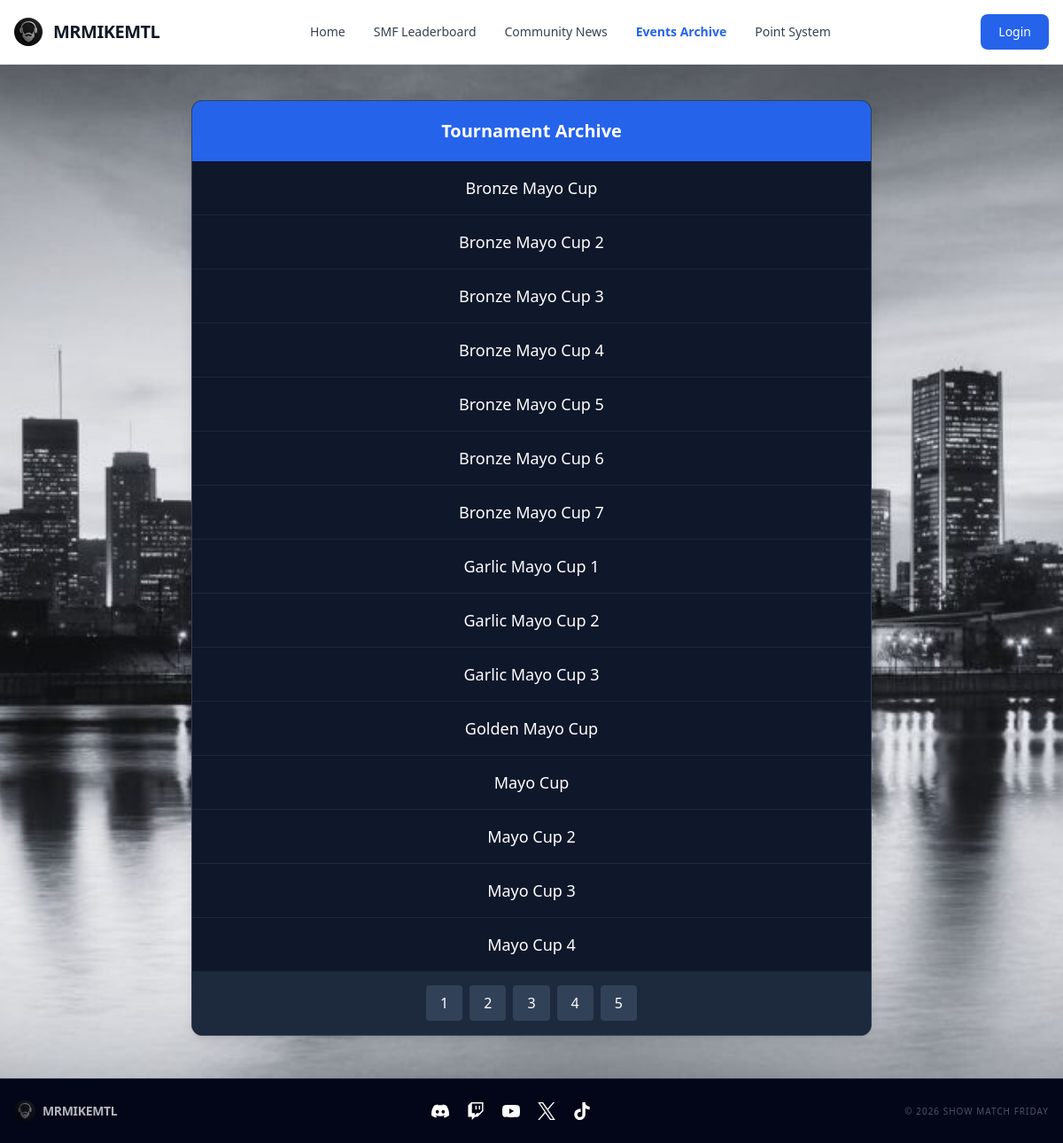
/events, run on an earlier commit of the app's database.
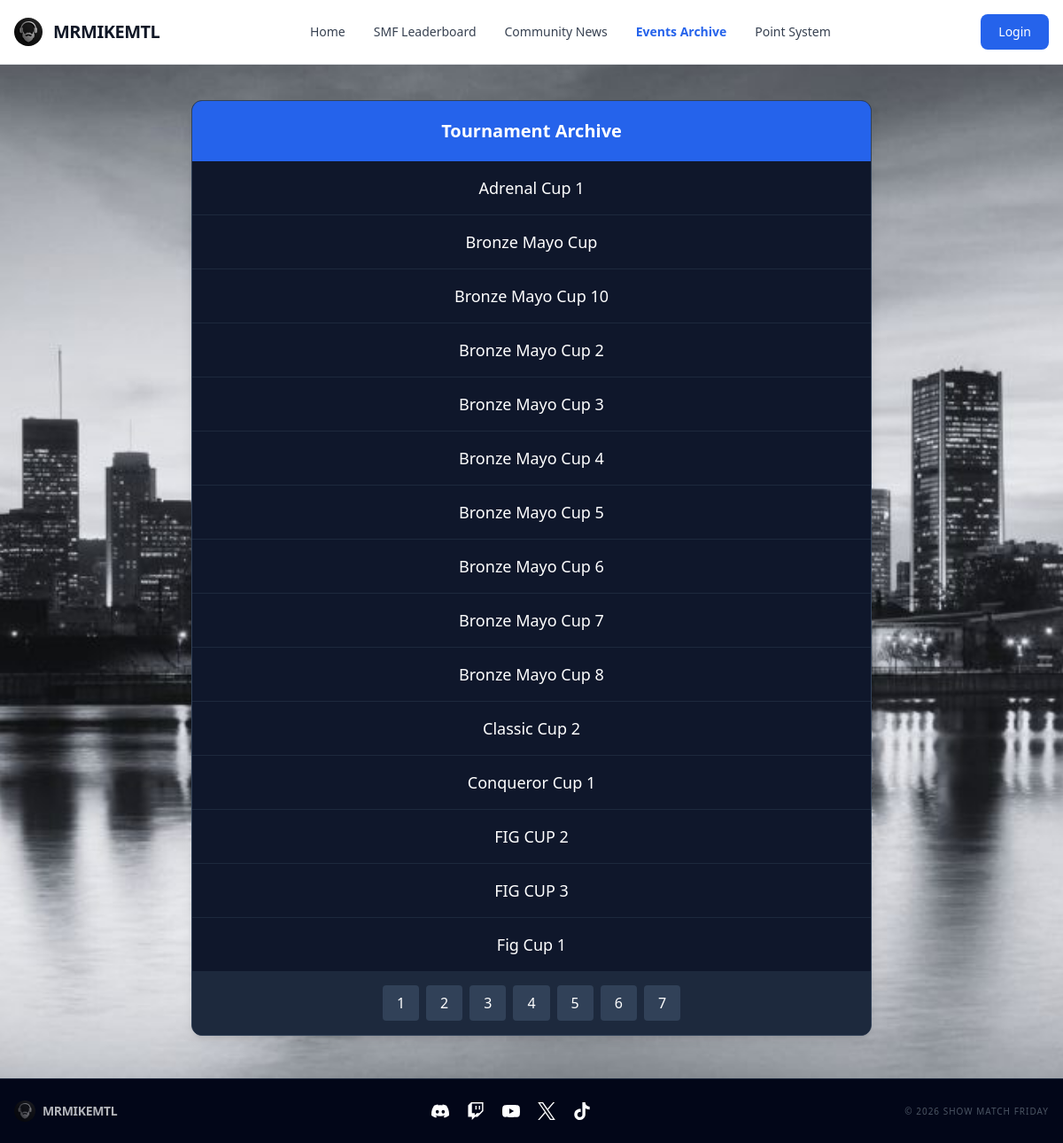
And on a later commit of the database.
### tables this page shows
CREATE TABLE tournaments (id INTEGER PRIMARY KEY, name varchar(255), participants varchar(255), progress_state varchar(255), tournament_id integer);

CREATE TABLE tournaments2026 (id INTEGER PRIMARY KEY, name varchar(255), participants varchar(255), progress_state varchar(255), tournament_id integer, points_calculated INTEGER NOT NULL DEFAULT 0);

### web/app.py (the view, shortened to what this page needs)
@app.route("/events")
def events():
    data2025 = dbsession.exec_driver_sql("SELECT name FROM tournaments;").all()
    data2026 = dbsession.exec_driver_sql("SELECT name FROM tournaments2026;").all()
    all_events = data2025 + data2026
    event = request.args.get("event")
    if not event:
        raw_data = sorted(all_events)
        data = []
        page_size = 15
        total = len(raw_data)
        total_pages = max(1, round(total / page_size))
        page = request.args.get("page", type=int) or 1
        starting_spot = (page - 1) * page_size + 1
        i = 1
        for record in raw_data:
            if i >= starting_spot and len(data) < page_size:
                data.append({"name": record.name})
            i += 1
        pages = list(range(1, total_pages + 1))
        return render_template("events.html", data=data, pages=pages)

### web/templates/events.html (shortened to what this page needs)
{% extends "base.html" %}
{% block content %}
<div class="max-w-3xl mx-auto">
    {% if data %}
    <div class="overflow-hidden rounded-xl shadow-lg border border-slate-700 bg-slate-900">
        <h2 class="p-5 text-xl font-bold text-center bg-blue-600 text-white">Tournament Archive</h2>
        <div class="divide-y divide-slate-800">
            {% for row in data %}
            <a href="/events?event={{ row.name }}" class="block px-6 py-4 text-center text-lg font-medium text-white hover:bg-blue-900/30 hover:text-blue-400 transition-all">
                {{ row.name.split("-")[0].replace("_", " ") }}
            </a>
            {% endfor %}
        </div>
        <div class="flex justify-center bg-slate-800 p-4 gap-2">
            {% for page in pages %}
                <a href="/events?page={{ page }}" class="px-4 py-2 bg-slate-700 text-white rounded hover:bg-blue-600 transition-all">{{ page }}</a>
            {% endfor %}
        </div>
    </div>
    {% endif %}
</div>
{% endblock %}

What changed in the data, as far as the page shows it:
no longer on this page (row unchanged): tournaments: name.split "Garlic Mayo Cup 1"
no longer on this page (row unchanged): tournaments: name.split "Garlic Mayo Cup 2"
no longer on this page (row unchanged): tournaments: name.split "Garlic Mayo Cup 3"
no longer on this page (row unchanged): tournaments: name.split "Golden Mayo Cup"
no longer on this page (row unchanged): tournaments: name.split "Mayo Cup"
no longer on this page (row unchanged): tournaments: name.split "Mayo Cup 2"
no longer on this page (row unchanged): tournaments: name.split "Mayo Cup 3"
no longer on this page (row unchanged): tournaments: name.split "Mayo Cup 4"
added tournaments2026: name.split "Adrenal Cup 1"
added tournaments2026: name.split "Bronze Mayo Cup 10"
added tournaments2026: name.split "Bronze Mayo Cup 8"
added tournaments2026: name.split "Classic Cup 2"
added tournaments2026: name.split "Conqueror Cup 1"
added tournaments2026: name.split "FIG CUP 2"
added tournaments2026: name.split "FIG CUP 3"
added tournaments2026: name.split "Fig Cup 1"
Also different on the page:
new list line: "6"
new list line: "7"
